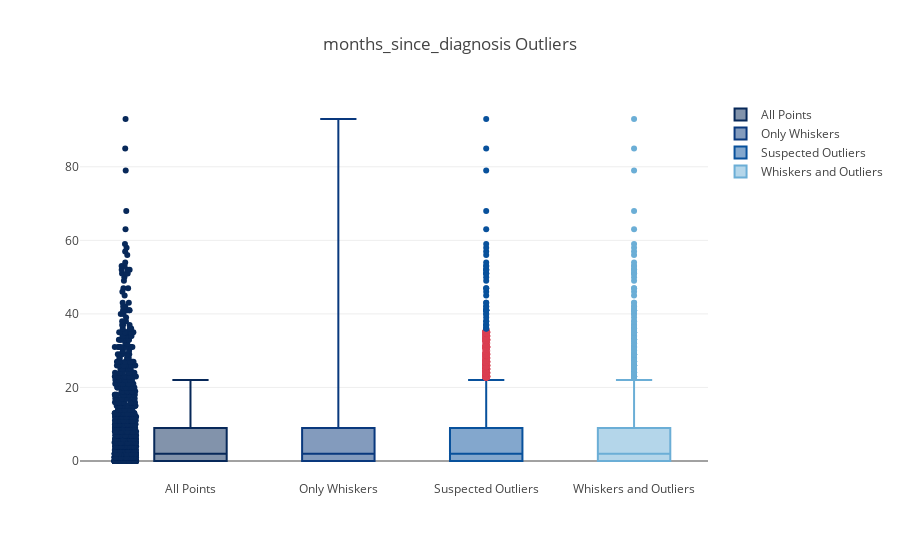

Source (notebook cell):
### Code cell
OutLiersBox(df_fill_na,'months_since_diagnosis')

### Figure 1 — Plotly figure (JSON) as saved in the notebook; plotly's stock layout.template omitted (floating-point values rounded to 4 significant figures; data arrays with more than 128 entries replaced by an {"elided": "..."} marker saying what was removed)
{"data": [{"boxpoints": "all", "jitter": 0.3, "line": {"color": "rgb(7,40,89)"}, "marker": {"color": "rgb(7,40,89)"}, "name": "All Points", "pointpos": -1.8, "type": "box", "y": {"elided": "1734 int values"}}, {"boxpoints": false, "line": {"color": "rgb(9,56,125)"}, "marker": {"color": "rgb(9,56,125)"}, "name": "Only Whiskers", "type": "box", "y": {"elided": "1734 int values"}}, {"boxpoints": "suspectedoutliers", "line": {"color": "rgb(8,81,156)"}, "marker": {"color": "rgb(8,81,156)", "line": {"outliercolor": "rgba(219, 64, 82, 0.6)", "outlierwidth": 2}, "outliercolor": "rgba(219, 64, 82, 0.6)"}, "name": "Suspected Outliers", "type": "box", "y": {"elided": "1734 int values"}}, {"boxpoints": "outliers", "line": {"color": "rgb(107,174,214)"}, "marker": {"color": "rgb(107,174,214)"}, "name": "Whiskers and Outliers", "type": "box", "y": {"elided": "1734 int values"}}], "layout": {"title": "months_since_diagnosis Outliers"}}
